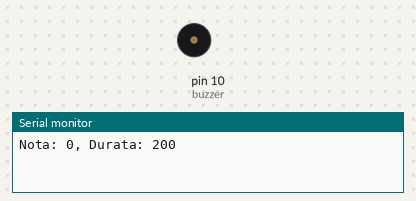
Bench run of a sketch on a simulated Arduino Uno, built with avr-gcc and run on an emulated ATmega328P. On the bench: buzzer (waves = sounding), the last lines printed to the serial monitor.

Above: at 0.1 s.
At 0.5 s:
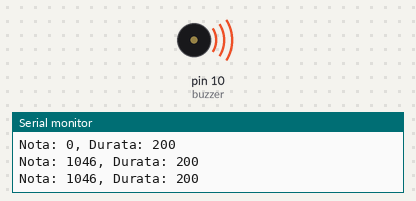
Timing chart, 0 to 9.0 s (numbered marks = the images above):
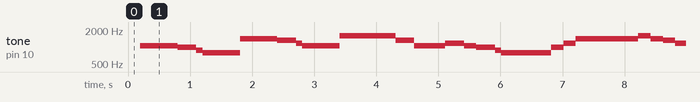

The sketch:

V2_ConvertitoreSpartito_ArduinoBuzzer.ino
```cpp
#include "pitches.h"
#define buzzer 10

// Gli unici valori da modificare sono i BPM, nella riga sotto e le note nell'array spartito.
// Per il resto vi invito di stare fermi se non avete dimistichezza.
// Per qualsiasi tipo di domanda o altro contact me (Discord: azakidox)

const int BPM = 150; // BPM impostati

struct Nota { // Impostazione della struttura della nota
    int pitch; // Intero Pitch (frequenza/Nota)
    const char* durata; // Durata espressa in "stringa" con const char*
    bool puntato; // Valore booleano, true o false se puntato o meno
    bool legata; // Valore booleano, true o false se legato o meno
};

int durataInMs(const char* durata, bool puntato) {  // Converte la durata epspressa in stringa in millisecondi e tiene conto delle note puntate
    float beatDuration = 60000.0 / BPM; // Calcolo della durata di un battito in millisecondi
/*
La funzione 'strcmp' (funzione del C) confronta due stringhe.
Nel codice, 'strcmp' viene usata per confrontare la "durata" di una nota (espressa in stringa)

Esempio:  if (strcmp(durata, "breve") == 0)

All'interno della funzione strcmp viene confrontato il "valore" di 'durata' con "breve".
Se le due stringhe sono identiche, quindi contengono le stesse lettere il risultato sarà 0.
Il ciclo if verifica che lo 0 (dato dalla funzione strcmp) è uguale a 0 o no. Se è uguale restituisce un true (altrimenti false)

Considerando l'esempio di prima, se 'durata' equivale in quel momento a "breve" allora la differenza sarà 0 e la funzione strcmp darà 0 e l'if sarà true.

Sotto l'if c'è un'altro if :)

 */

    if (strcmp(durata, "breve") == 0)
      {
        if (puntato) return  8 * beatDuration + durataInMs("semibreve", false); // Controlla se la nota è puntata o meno
        else return 8 * beatDuration; // Calcola il suo valore in millisecondi
    }

    if (strcmp(durata, "semibreve") == 0)
        {
        if (puntato) return  4 * beatDuration + durataInMs("minima", false);
        else return 4 * beatDuration;
    }

    if (strcmp(durata, "minima") == 0)
      {
        if (puntato) return 2 * beatDuration + durataInMs("semiminima", false);
        else return 2* beatDuration;
    }

    if (strcmp(durata, "semiminima") == 0)
    {
        if (puntato) return beatDuration + durataInMs("croma", false);
        else return beatDuration;
    }
    if (strcmp(durata, "croma") == 0)
          {
        if (puntato) return  beatDuration / 2 + durataInMs("semicroma", false);
        else return beatDuration / 2;
    }
    if (strcmp(durata, "semicroma") == 0)
      {
        if (puntato) return  beatDuration / 4 + durataInMs("biscroma", false);
        else return beatDuration / 4;
    }
  if (strcmp(durata, "biscroma") == 0) return beatDuration / 8;

  // pause
  if (strcmp(durata, "pbreve") == 0) return 8 * beatDuration;
  if (strcmp(durata, "psemibreve") == 0) return 4 * beatDuration;
  if (strcmp(durata, "pminima") == 0) return 2 * beatDuration;
  if (strcmp(durata, "psemiminima") == 0) return beatDuration;
  if (strcmp(durata, "pcroma") == 0) return beatDuration / 2;
  if (strcmp(durata, "psemicroma") == 0) return beatDuration / 4;
  if (strcmp(durata, "pbiscroma") == 0) return beatDuration / 8;

}

int durataPuntataInMs(const char* durata) {
    return durataInMs(durata, true);
}

int durataLegataInMs(const char* durata1, const char* durata2) {
    return durataInMs(durata1, false) + durataInMs(durata2, false);
}

Nota spartito[] = {
    {0, "pcroma", false, false},
    {DO6, "croma", false, false},
    {DO6, "croma", false, false},
    {DO6, "croma", false, false},

    {SI5, "croma", true, false}, // Puntata
    {LA5, "semicroma", false, false},
    {SOL5, "semiminima", false, true}, //legato a quello sotto
    {SOL5, "croma", false, false},

    {FA6, "croma", false, false},
    {FA6, "croma", false, false},
    {FA6, "croma", false, false},

    {MI6, "croma", true, false}, // Puntata
    {RE6, "semicroma", false, false},
    {DO6, "semiminima", false, true}, //legato a quello sotto
    {DO6, "croma", false, false},

    {SOL6, "croma", false, false},
    {SOL6, "croma", false, false},
    {SOL6, "croma", false, false},

    {SOL6, "croma", true, false}, // Puntata
    {MI6, "semicroma", false, false},
    {MI6, "croma", false, false},
    {DO6, "croma", false, false},

    {DO6, "croma", true, false}, // Puntata
    {RE6, "semicroma", false, false},
    {RE6, "croma", false, false},
    {DO6, "croma", false, false},

    {SI5, "croma", true, false}, // Puntata
    {LA5, "semicroma", false, false},
    {SOL5, "semiminima", false, true}, //legato a quello sotto
    {SOL5, "croma", false, false},

    {SOL5, "croma", false, false},
    {SI5, "croma", false, false},
    {RE6, "croma", false, false},

    {FA6, "semiminima", false, false},
    {FA6, "semiminima", false, true}, //legato a quello sotto
    {FA6, "croma", false, false},

    {SOL6, "croma", false, false},
    {FA6, "croma", false, false},
    {MI6, "croma", false, false},

    {RE6, "minima", false, true}, //legato a quello sotto
    {RE6, "croma", false, false},

    {SOL5, "croma", false, false},
    {SI5, "croma", false, false},
    {RE6, "croma", false, false},

    {FA6, "croma", true, false}, // Puntata
    {RE6, "semicroma", false, false},
    {MI6, "croma", false, false},
    {FA6, "croma", false, false},

    {SOL6, "croma", false, false},
    {FA6, "croma", false, false},
    {MI6, "croma", false, false},
    {RE6, "croma", false, false},

    {DO6, "croma", false, false},
    {0, "pcroma", false, false},
    {DO6, "croma", true, false}, // Puntata
    {DO6, "semicroma", false, false},

    {DO6, "semicroma", false, false},
    {0, "psemicroma", false, false},
    {0, "pminima", false, false},

};

void setup() {
    pinMode(buzzer, OUTPUT);
    Serial.begin(9600);
}

void loop() {
    int size = sizeof(spartito) / sizeof(spartito[0]); // Calcola il numero di elementi nell'array spartito
    for (int i = 0; i < size; i++) {

              if (Serial.available() > 0) {
            String input = Serial.readStringUntil('\n');
            input.trim();
            if (input.equalsIgnoreCase("stop")) {
                noTone(buzzer); // Usa la funzione noTone per interrompere l'esecuzione del buzzer
                while (true) {
                    delay(100);
                }
            }
        }

        int wait;
        if (spartito[i].puntato) {
            wait = durataPuntataInMs(spartito[i].durata);
        } else {
            if (spartito[i].legata && i < size - 1) {
                wait = durataLegataInMs(spartito[i].durata, spartito[i + 1].durata);
                i++; // Salta la nota legata successiva
            } else {
                wait = durataInMs(spartito[i].durata, false);
            }
        }

        // Stampa la durata calcolata
        Serial.print("Nota: ");
        Serial.print(spartito[i].pitch);
        Serial.print(", Durata: ");
        Serial.println(wait);

        if (spartito[i].pitch != 0) { // Suona la nota se non è una pausa
            tone(buzzer, spartito[i].pitch, wait);
        }
        delay(wait);
    }
}
```

pitches.h
```cpp
#define DO1  32.70 //DO1
#define DOd1 34.65 //DO# (do diesis) o Reb =re bemolle
#define RE1  36.71 //RE
#define REd1 38.89 //RE#
#define MI1  41.20 //MI
#define FA1  43.65 //FA
#define FAd1 46.25 //FA#
#define SOL1  49.00 //SOL
#define SOLd1 51.91 //SOL#
#define LA1  55.00 //LA
#define LAd1 58.27 //LA#
#define SI1  61.74 //SI
#define DO2  65.41 //DO2
#define DOd2 69.30 //DO#
#define RE2  73.42 //RE
#define REd2 77.78 //RE#
#define MI2  82.41 //MI
#define FA2  87.31 //FA
#define FAd2 92.50 //FA#
#define SOL2  98.00 //SOL
#define SOLd2 103.83 //SOL#
#define LA2  110.00 //LA
#define SI2  123.47 //SI
#define DO3  130.81 //DO3
#define DOd3 138.59 //DO#
#define RE3  146.83 //RE
#define REd3 155.56 //RE#
#define MI3  164.81 //MI
#define FA3  174.61 //FA
#define FAd3 185.00 //FA#
#define SOL3  196.00 //SOL
#define SOLd3 207.65 //SOL#
#define LA3  220.00 //LA
#define LAd3 233.08 //LA#
#define SI3  246.94 //SI
#define DO4  261.63 //DO4
#define DOd4 277.18 //DO#
#define RE4  293.66 //RE
#define REd4 311.13 //RE#
#define MI4  329.63 //MI
#define FA4  349.23 //FA
#define FAd4 369.99 //FA#
#define SOL4  392.00 //SOL
#define SOLd4 415.30 //SOL#
#define LA4  440.00 //LA
#define LAd4 466.16 //LA#
#define SI4  493.88 //SI
#define DO5  523.25 //DO5
#define DOd5 554.37 //DO#
#define RE5  587.33 //RE
#define REd5 622.25 //RE#
#define MI5  659.26 //MI
#define FA5  698.46 //FA
#define FAd5 739.99 //FA#
#define SOL5  783.99 //SOL
#define SOLd5 830.61 //SOL#
#define LA5  880.00 //LA
#define LAd5 932.33 //LA#
#define SI5  987.77 //SI
#define DO6  1046.50 //DO6
#define DOd6 1108.73 //DO#
#define RE6  1174.66 //RE
#define REd6 1244.51 //RE#
#define MI6  1318.51 //MI
#define FA6  1396.91 //FA
#define FAd6 1479.98 //FA#
#define SOL6  1567.98 //SOL
#define SOLd6 1661.22 //SOL#
#define LA6  1760.00 //LA
#define LAd6 1864.66 //LA#
#define SI6  1975.53 //SI
#define DO7  2093.00 //DO7
#define DOd7 2217.46 //DO#
#define RE7  2349.32 //RE
#define REd7 2489.02 //RE#
#define MI7  2637.02 //MI
#define FA7  2793.83 //FA
#define FAd7 2959.96 //FA#
#define SOL7  3135.96 //SOL
#define SOLd7 3322.44 //SOL#
#define LA7  3520.00 //LA
#define LAd7 3729.31 //LA#
#define SI7  3951.07 //SI
#define DO8  4186.01 //DO8
#define DOd8 4434.92 //DO#
#define RE8  4698.64 //RE
#define REd8 4978.03 //RE#
```

Measured:
- by itself, tone on pin 10 (buzzer): plays 1046 Hz for 0.60 s, 987 Hz for 0.30 s, 880 Hz for 0.10 s, 783 Hz for 0.60 s, 1396 Hz for 0.60 s, 1318 Hz for 0.30 s … (337 notes in this stretch)
